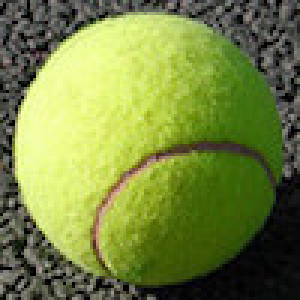
#> input picture rover/controls-systems/vision/OpenCV/ObjectRec/ball2.jpg, 100 x 100 px, given in place of the camera (shown 3 times larger)
$ python ball_Detection.py
#> lines starting #> are read from the running program, lines starting #| are printed output that depends on the picture; after the words box and inside, x2 and y2 are one past the last pixel; in counts of white or black regions, pixels touching at a corner belong together
'''
    Code Compiled By:
        Billy Dang

    Description:
        - Detect and calculates both distance to ball via triangle similarity and angle offset,
          Sadly, there are some false postives so its not perfect.
          Needs Improvement..

    References:
        - https://www.pyimagesearch.com/2015/01/19/find-distance-camera-objectmarker-using-python-opencv/
        - https://hackaday.io/project/21218-raspberrypetdog/log/63685-tracking-tennis-ball-code
        - https://stackoverflow.com/questions/14038002/opencv-how-to-calculate-distance-between-camera-and-object-using-image

    HEAVILY "Borrowed" Code:
        - https://github.com/kd8bxp/find_distance_with_pixycam/blob/master/distance_using_pixycam.ino
        - https://pastebin.com/WVhfmphS

    Formulas:
        Distnace = object_real_world_mm * focal-length_mm / object_image_sensor_mm
        FocalLength = (pixels * knowdistanceininches) / widthOfObject

    Current Issue:
        On Windows


    PS: If you wanted to add other color spectrums

        #define the lower and upper boundaries of the colors in the HSV color space
        lower = {'red':(166, 84, 141), 'green':(66, 122, 129), 'blue':(97, 100, 117), 'yellow':(23, 59, 119), 'orange':(0, 50, 80)}
        upper = {'red':(186,255,255), 'green':(86,255,255), 'blue':(117,255,255), 'yellow':(54,255,255), 'orange':(20,255,255)}

        #define standard colors for circle around the object
        colors = {'red':(0,0,255), 'green':(0,255,0), 'blue':(255,0,0), 'yellow':(0, 255, 217), 'orange':(0,140,255)}


'''


# packages
import numpy as np
import math
import imutils
import cv2


# Values that need to be defined, in order for this to work

# *ISSUE*

#Calibrated width reading
calWidth = 40

# initialize the known distance from the camera to the object, which in this case is 24 inches
KNOWN_DISTANCE = 24.0

# initialize the known object width
KNOWN_WIDTH = 2.7


# Dictionary of specified color spectrums that we want to specifically detect
lower = {'green':(66, 122, 129), 'yellow':(23, 59, 119)}
upper = {'green':(86,255,255), 'yellow':(54,255,255)}


# define standard colors for circle around the object
colors = {'green':(0,255,0),  'yellow':(0, 255, 217)}


# Create an instance of CV and link it to a camera
camera = cv2.VideoCapture(0)


while True:

    # Calculate the focallenght
    focalLength = (calWidth* KNOWN_DISTANCE) / KNOWN_WIDTH

    # grab the current frame
    (grabbed, frame) = camera.read()
#> frame is the input picture: shape (100, 100, 3); mean B, G, R 65.2, 133.4, 118.6

    # resize the frame, open a Window for display
    frame = imutils.resize(frame, width=800)
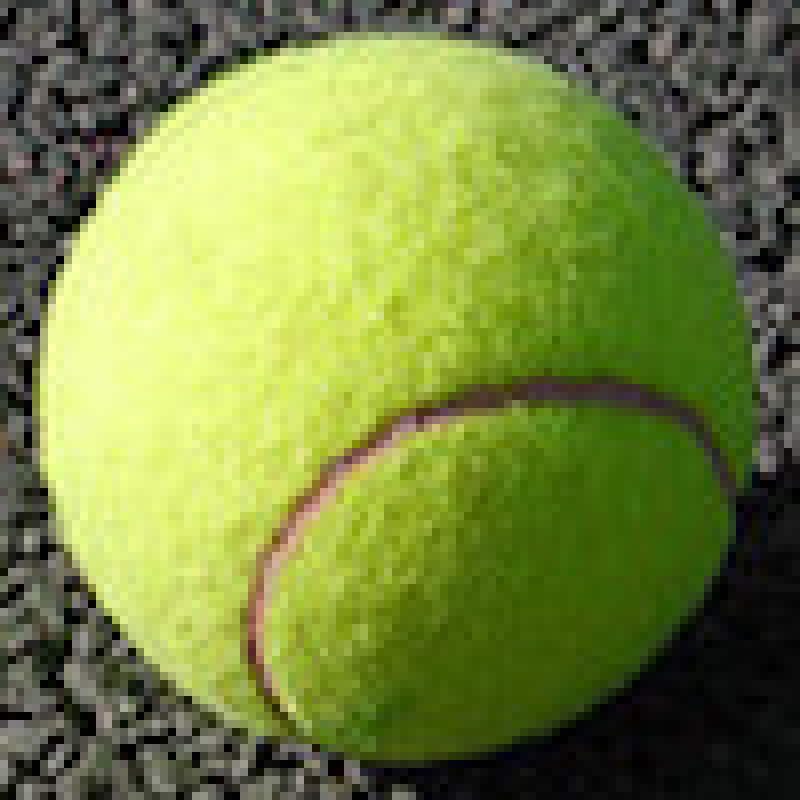
#> frame: shape (800, 800, 3); mean B, G, R 65.2, 133.4, 118.6

    # blur the background, and convert it to the HSV color space
    blurred = cv2.GaussianBlur(frame, (11, 11), 0)
    hsv = cv2.cvtColor(blurred, cv2.COLOR_BGR2HSV)
#> hsv: shape (800, 800, 3); mean H, S, V 40.9, 121.6, 134.3

    # for each color in dictionary, check if object in frame matches with
    # one of the colors in dictionary
    for key, value in upper.items():
        # construct a mask for the color from our dictionary of colors, then perform
        # a series of dilations and erosions to remove any small
        # blobs left in the mask
        kernel = np.ones((9,9),np.uint8)
        mask = cv2.inRange(hsv, lower[key], upper[key])
        mask = cv2.morphologyEx(mask, cv2.MORPH_OPEN, kernel)
        mask = cv2.morphologyEx(mask, cv2.MORPH_CLOSE, kernel)


        # find contours in the mask and initialize the current
        # (x, y) center of the ball
        cnts = cv2.findContours(mask.copy(), cv2.RETR_EXTERNAL,cv2.CHAIN_APPROX_SIMPLE)[-2]
        center = None

        # only proceed if at least one contour was found
        if len(cnts) > 0:

            # find the largest contour in the mask, then use
            # it to compute the minimum enclosing circle and
            # centroid
            c = max(cnts, key=cv2.contourArea)

            ((x, y), radius) = cv2.minEnclosingCircle(c)

            # Use image moment to calculate the area and center of mass of ball
            M = cv2.moments(c)
            center = (int(M["m10"] / M["m00"]), int(M["m01"] / M["m00"]))


            # Compute the distance
            inches = (KNOWN_WIDTH * focalLength) / radius


            # Compute the offset angle theta and convert to degrees
            theta = math.degrees(math.atan(y/x))
            #print("Init Angle: ", round(theta,3))

            offSet = 90 - theta
            #print("Offset Angle: ", (round(offSet, 3)))


            # only proceed if the radius meets a minimum size. Correct this value for your obect's size
            if radius > 0.5:
                # draw the circle and centroid on the frame,
                # then update the list of tracked points
                cv2.circle(frame, (int(x), int(y)), int(radius), colors[key], 2)
                cv2.putText(frame,key + " ball", (int(x-radius),int(y-radius)), cv2.FONT_HERSHEY_SIMPLEX, 0.6,colors[key],2)


                # Add distance HUD
                cv2.putText(frame, "%.2fft" % (inches / 12), (frame.shape[1] - 200, frame.shape[0] - 20), cv2.FONT_HERSHEY_SIMPLEX, 2.0, (0, 255, 0), 3)

                # Add Offset to HUD
                cv2.putText(frame, "{:.2f}deg".format(offSet), (10,550), cv2.FONT_HERSHEY_SIMPLEX, 2.0,(255,255,255), 2, cv2.LINE_AA)
#> this loop made 2 passes
#> (x, y, radius, center, inches, theta, offSet) on pass 2: (379, 391.3, 368.9, (305, 306), 2.6, 45.92, 44.08)
#> pass 2, `mask = cv2.inRange(hsv, lower[key], upper[key])`:
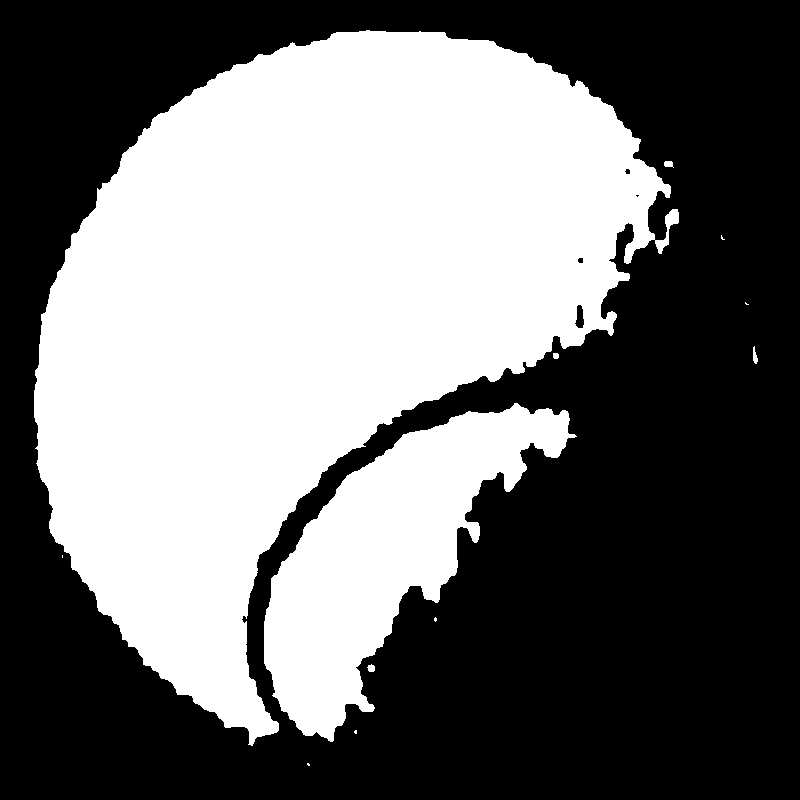
#> mask: shape (800, 800); 44.7% white; 12 white regions (6 under 20 px), largest, box (x1, y1, x2, y2) and area: (34, 30, 679, 746) 242846, (264, 403, 577, 742) 42785, (753, 346, 758, 364) 56, (664, 161, 674, 168) 52, (367, 664, 375, 672) 48, (553, 353, 559, 359) 33
#> pass 2, `mask = cv2.morphologyEx(mask, cv2.MORPH_OPEN, kernel)`:
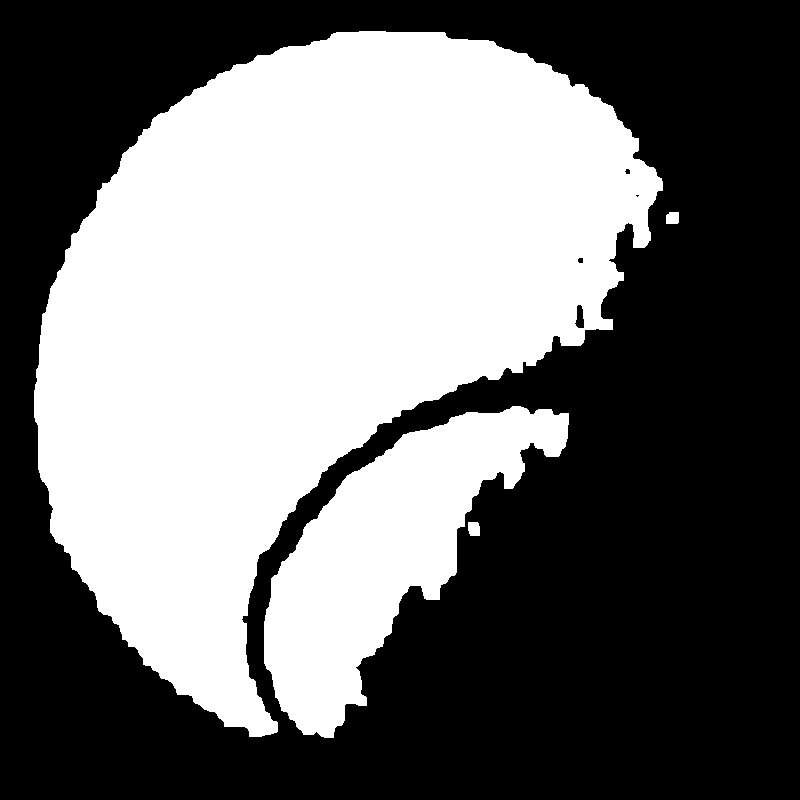
#> mask: shape (800, 800); 44.4% white; 4 white regions, box (x1, y1, x2, y2) and area: (34, 31, 663, 737) 241763, (264, 406, 569, 738) 42269, (468, 522, 480, 536) 156, (666, 212, 679, 224) 148
#> pass 2, `mask = cv2.morphologyEx(mask, cv2.MORPH_CLOSE, kernel)`:
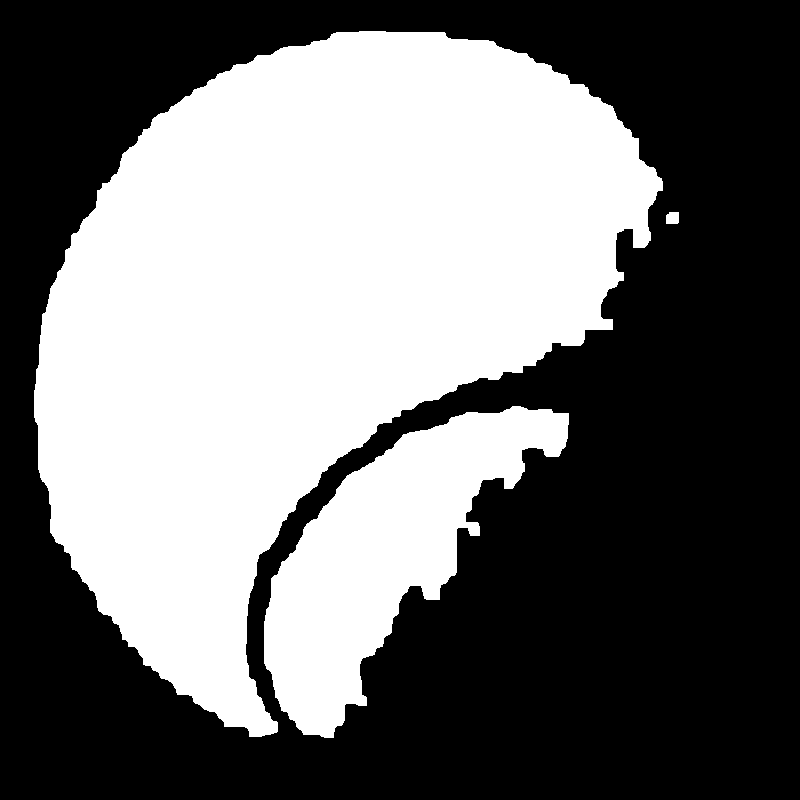
#> mask: shape (800, 800); 44.5% white; 3 white regions, box (x1, y1, x2, y2) and area: (34, 31, 663, 737) 242214, (264, 406, 569, 738) 42587, (666, 212, 679, 224) 148
#> after the loop:
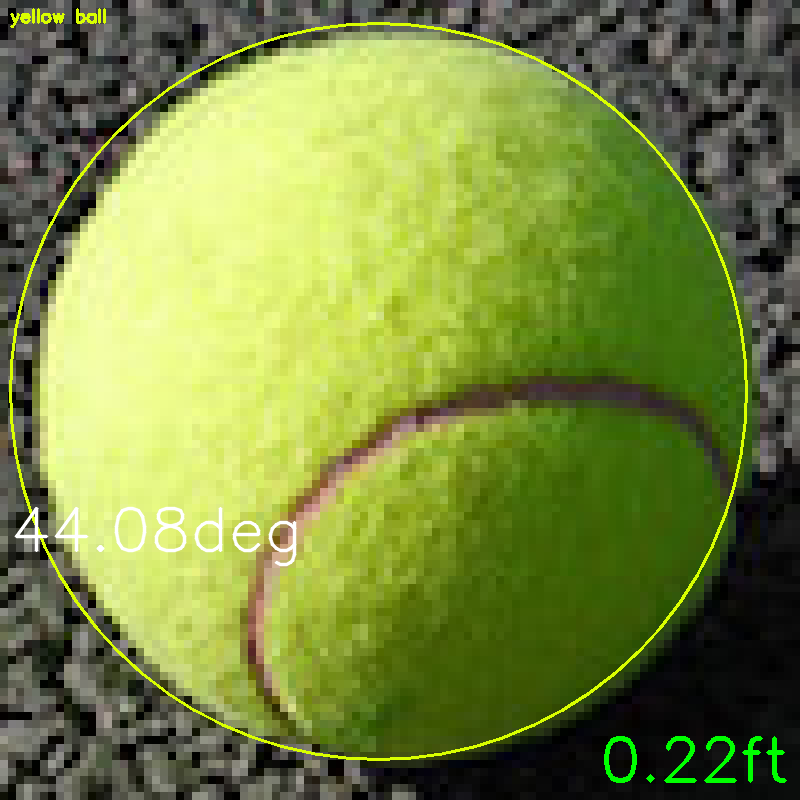
#> frame: shape (800, 800, 3); 2.12% of pixels changed, all inside (x1, y1, x2, y2) = (9, 8, 787, 783)

    # show the frame to our screen
    cv2.imshow("Frame", frame)

    key = cv2.waitKey(1) & 0xFF
#> (key q is pressed here)

    # if the 'q' key is pressed, stop the loop
    if key == ord("q"):
        break

# cleanup the camera and close any open windows
camera.release()
cv2.destroyAllWindows()
